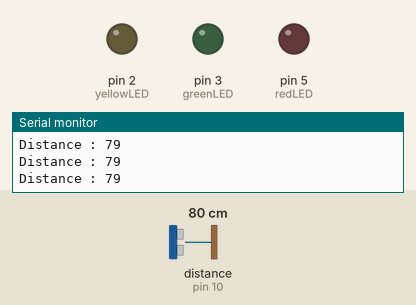
Recording of a sketch running on a simulated Arduino Uno, built with avr-gcc and run on an emulated ATmega328P. Parts: output pins drawn as LEDs (lit = HIGH), the last lines printed to the serial monitor. Wiring (inferred from the names in the program): ultrasonic range finder: trigger pin 11; echo pin 10. The inputs (shaded band) are chosen by the test bench; at power-on: distance to the obstacle (sensor on pin 10) 80 cm. The echo pulse lasts 58.3 µs per cm; pins used as bus, display or sensor lines are not drawn.

Above: at 1.2 s.
1.3 s: distance to the obstacle (sensor on pin 10) set to 17 cm
4.3 s: distance to the obstacle (sensor on pin 10) set to 13 cm
At 4.7 s:
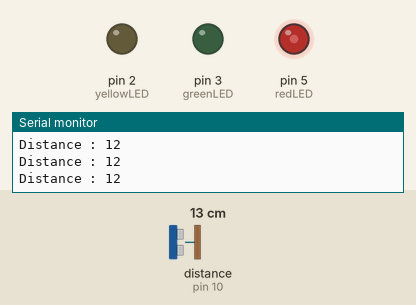
5.8 s: distance to the obstacle (sensor on pin 10) set to 9 cm
At 7.0 s:
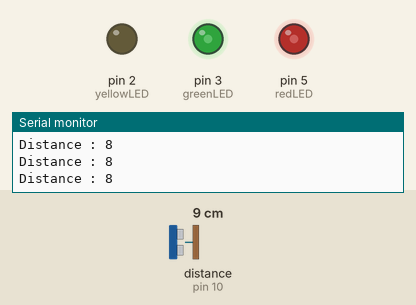
Timing chart, 0 to 8.8 s (numbered marks = the images above; inputs shaded):
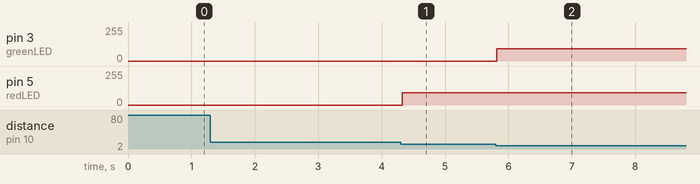

Measured:
- the behaviour switches between 16 and 15 cm on distance to the obstacle (sensor on pin 10) (found by bisection; images 0 and 1)
- the behaviour switches between 11 and 10 cm on distance to the obstacle (sensor on pin 10) (found by bisection; images 1 and 2)
- after the input at 4.3 s, pin 5 (redLED): 0/255 → 91/255 at once
- after the input at 5.8 s, pin 3 (greenLED): 0/255 → 91/255 at once

The sketch:

ultrasonicSensor.ino
```cpp
//declaring and initializing the pins we will be working with
int triggerPin = 11;
int echoPin = 10;
int redLED = 5;
int greenLED = 3;
int yellowLED = 2;

long duration, distance;

void setup() {
  // Turn on the Serial Port
  Serial.begin(9600);

  // Designate which pins are used for output and input reasons
  pinMode(echoPin, INPUT);
  pinMode(triggerPin, OUTPUT);

  // Tell Arduino to which pins diodes are conected and set them as outputs
  pinMode(redLED, OUTPUT);
  pinMode(greenLED, OUTPUT);
  pinMode(yellowLED, OUTPUT);
}

void loop() {

  // As we loop the trigger pin that sends the 8 cycle frequency is turned on and off
  digitalWrite(triggerPin, LOW);
  delayMicroseconds(2);
  digitalWrite(triggerPin, HIGH);
  delayMicroseconds(10);
  digitalWrite(triggerPin, LOW);

  // Get the travel time from playing the sound to receiving
  // it back
  // pulseIn() turns a pin on and waits times the period from LOW to HIGH
  // and returns the period in microseconds
  duration = pulseIn(echoPin, HIGH);

  // Convert that time to centimeters
  distance = MicrosecondsToCentimeters(duration);
  Serial.print("Distance : ");
  Serial.println(distance);

  // If less then 20 centimeters turn on 1 LED
  if(distance < 20){
    analogWrite(yellowLED, 91.5);
  } else {

    // If not true turn off LED
    analogWrite(yellowLED, 0);
  }

  // If less then 15 centimeters turn on next LED
  if(distance < 15){
    analogWrite(redLED, 91.5);
  } else {
    analogWrite(redLED, 0);
  }

  // If less then 10 centimeters turn on next LED
  if(distance < 10){
    analogWrite(greenLED, 91.5);
  } else {
    analogWrite(greenLED, 0);
  }

}


// The speed of sound is .0343 cm/μs
// We receive both the distance from the sensor and
// back again so we must divide by 2
long MicrosecondsToCentimeters(long duration){
  long d = (duration / 2) * .0343;
  return d;
}
```
